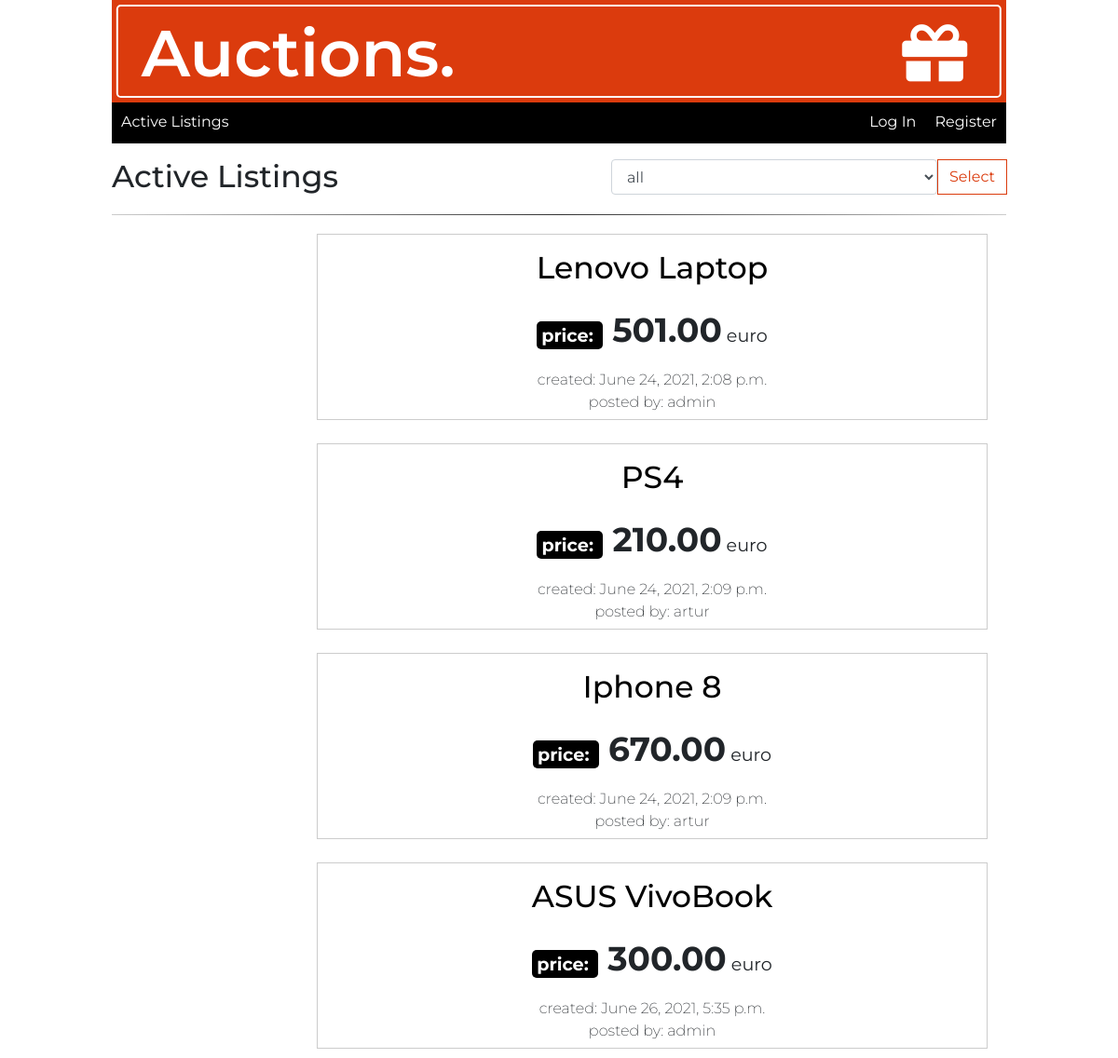
Before: / with the older database file.
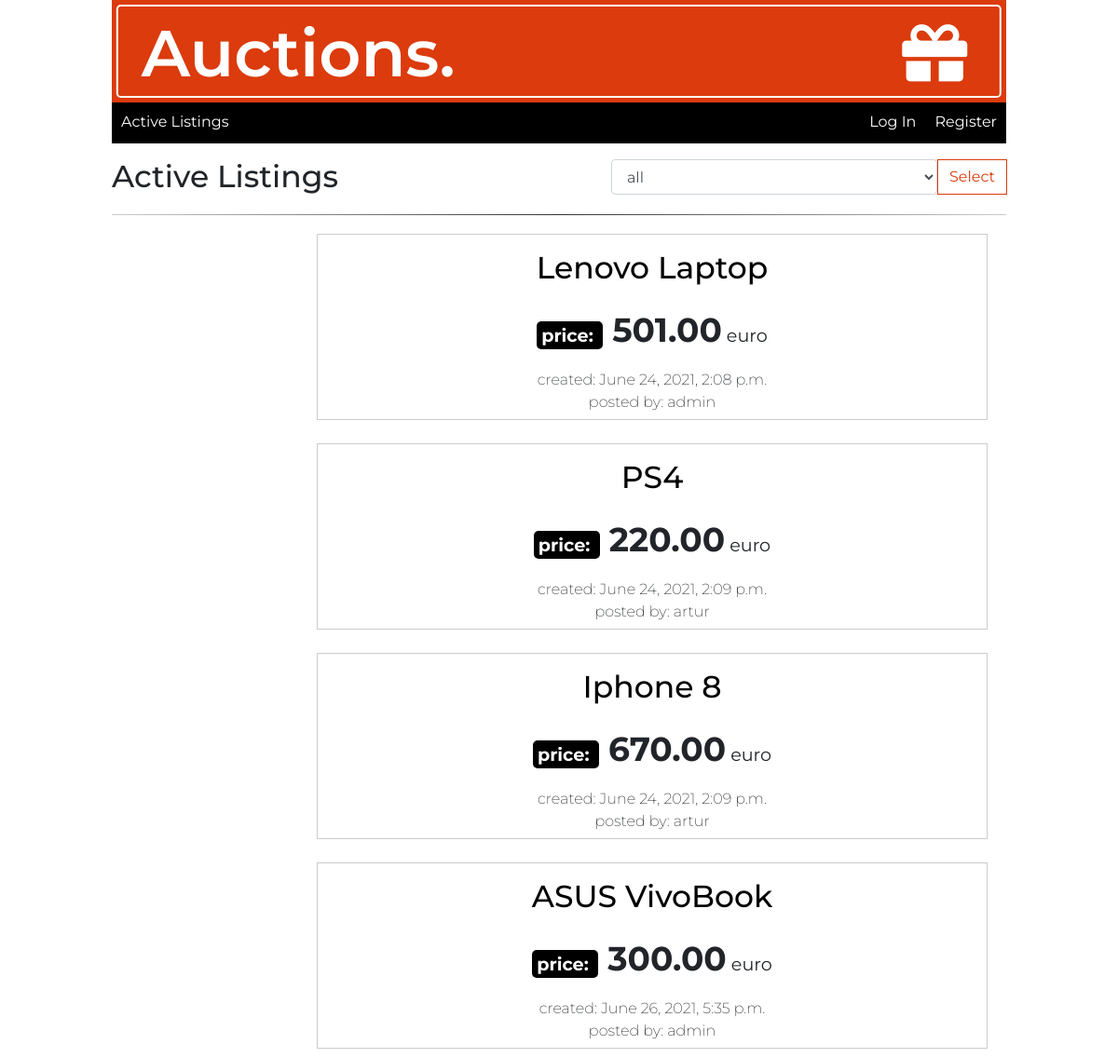
After: the same page with the newer database file.
### auctions/models.py (models this page shows, shortened)
class Auction_listings(models.Model):
    image_url = models.CharField(max_length=1000)
    title = models.CharField(max_length=128)
    description = models.TextField(max_length=200)
    category = models.ForeignKey(Category, on_delete=models.CASCADE)
    price = models.DecimalField(decimal_places=2, max_digits=1000)
    created = models.DateTimeField(default=timezone.now, blank=True)
    author = models.ForeignKey(
        settings.AUTH_USER_MODEL, on_delete=models.CASCADE)
    active = models.BooleanField(default=True)

class User(AbstractUser):
    pass

### auctions/views.py (the view, shortened to what this page needs)
# urls.py: path("", views.index, name="index"),
def index(request):
    auctions = Auction_listings.objects.filter(active=True)
    category = Category.objects.all()
    return render(request, "auctions/index.html", {
        "auctions": auctions,
        "categories": category,
    })

### auctions/context_processors.py (called while the page is built)
def watchlist_all(request):
    user = request.user.is_authenticated
    if user:
        watchlist = Watchlist.objects.filter(author=request.user)
        return {'watchlist_all': watchlist}
    else:
        auctions = Auction_listings.objects.filter(active=True)
        return {'auctions': auctions}

### auctions/models.py (called while the page is built)
    def __str__(self):
        return self.name

### auctions/templates/auctions/index.html (shortened to what this page needs)
{% extends "auctions/layout.html" %}
{% block body %}
<div class="form-group form-flex">
    <div>
        <h2 class="listingsTitle">Active Listings</h2>
    </div>
    <div id="form">
        <div class="input-group mb-2">
            <div class="form-style">
                <form action="" method="POST" class="form">
                    <select name="choice" class="form-control">
                        {% for category in categories %}
                        <option value="{{category.id}}" {% if category.id in choice %} selected {% endif %}>
                            {{category}}
                        </option>
                        {% endfor %}
                    </select>
            </div>
            <div class="input-group-prepend">
                <button type="submit" value="choice" class="btn btn-outline-info">Select</button>
            </div>
        </div>
    </div>
</div>
<hr>
<div class="container-fluid">
    {% for auction in auctions %}
    <div class="itemListing">
        <div class="imgItem">
        </div>
        <div class="detailsItem">
            <a href="{% url 'item' auction_id=auction.id %}">
                <h2>{{auction.title}}</h2>
            </a>
            <p><strong>price: </strong> <span>{{auction.price}}</span> euro</p>
            <span>created: {{auction.created}}</span>
            <br>
            <span>posted by: {{auction.author}}</span>
        </div>
    </div>
    {% empty %}
    <p>No auctions in this category</p>
    {% endfor %}
</div>
{% endblock %}

Changed rows visible on the page:
changed Auction_listings "PS4": price "210.00" → "220.00"
